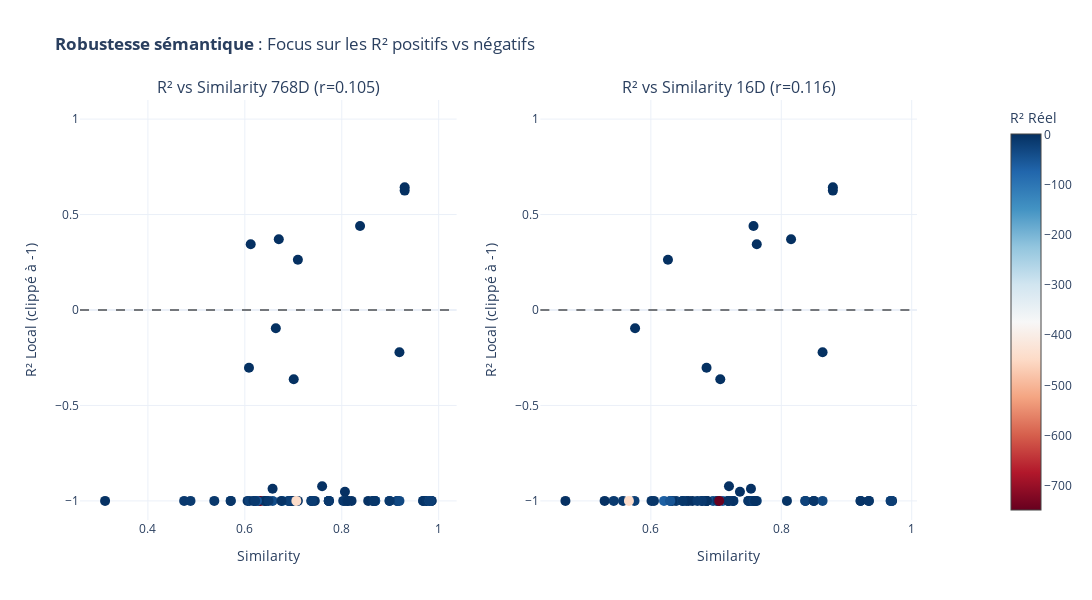

Notebook source saved alongside this figure:
### Code cell
import plotly.graph_objects as go
import plotly.subplots as sp
import numpy as np

# 1. Traitement des données pour l'affichage (Clipping)
# On limite les R² très bas à -1 pour que les points positifs (0 à 1) 
# occupent 50% de l'espace visuel au lieu d'être écrasés par un outlier à -50.
df_plot = df_lopo.copy()
min_visu = -1.0  # Seuil de visualisation pour ne pas écraser l'échelle
df_plot['R2_Visu'] = df_plot['R2_Local'].clip(lower=min_visu)

# Scatter plot: R² vs Similarité
fig = sp.make_subplots(
    rows=1, cols=2,
    subplot_titles=(
        f"R² vs Similarity 768D (r={corr_r2_sim768:.3f})",
        f"R² vs Similarity 16D (r={corr_r2_sim16:.3f})"
    )
)

# --- Subplot 1: 768D ---
fig.add_trace(
    go.Scatter(
        x=df_plot['Sim_768D'], 
        y=df_plot['R2_Visu'],
        mode='markers',
        marker=dict(
            size=10, 
            color=df_plot['R2_Local'], # Couleur basée sur la vraie valeur
            colorscale='RdBu', 
            showscale=True,
            colorbar=dict(title="R² Réel", x=1.1)
        ),
        text=df_plot['Produit'],
        # Le hover affiche la vraie valeur de R², pas la valeur clippée
        customdata=df_plot['R2_Local'],
        hovertemplate='<b>%{text}</b><br>Sim: %{x:.3f}<br>R² Réel: %{customdata:.3f}<extra></extra>',
        showlegend=False
    ),
    row=1, col=1
)

# --- Subplot 2: 16D ---
fig.add_trace(
    go.Scatter(
        x=df_plot['Sim_16D'], 
        y=df_plot['R2_Visu'],
        mode='markers',
        marker=dict(
            size=10, 
            color=df_plot['R2_Local'], 
            colorscale='RdBu'
        ),
        text=df_plot['Produit'],
        customdata=df_plot['R2_Local'],
        hovertemplate='<b>%{text}</b><br>Sim: %{x:.3f}<br>R² Réel: %{customdata:.3f}<extra></extra>',
        showlegend=False
    ),
    row=1, col=2
)

# --- Configuration des axes ---
# On force l'affichage de la zone positive
fig.update_yaxes(title_text="R² Local (clippé à -1)", range=[min_visu - 0.1, 1.1], row=1, col=1)
fig.update_yaxes(title_text="R² Local (clippé à -1)", range=[min_visu - 0.1, 1.1], row=1, col=2)

fig.update_xaxes(title_text="Similarity", row=1, col=1)
fig.update_xaxes(title_text="Similarity", row=1, col=2)

# Ajout d'une ligne horizontale à 0 pour bien séparer les succès des échecs
fig.add_hline(y=0, line_dash="dash", line_color="black", opacity=0.5)

fig.update_layout(
    height=600, width=1100, 
    template='plotly_white',
    title_text="<b>Robustesse sémantique</b> : Focus sur les R² positifs vs négatifs",
    margin=dict(r=150) # Espace pour la colorbar
)

fig.show()

### Figure 1 — Plotly figure (JSON) as saved in the notebook; plotly's stock layout.template omitted (floating-point values rounded to 4 significant figures)
{"data": [{"customdata": [-10.36, -2.37, -118.8, 0.3445, -65.67, -3.001, -41.98, -1.359, -5.216, -1.286, -16.71, -2.142, -12.08, -1.869, -0.9362, -13.67, -39.56, -42.14, -1.168, -19.56, -20.6, -18.99, -5.128, -3.681, -59.48, -61.01, -0.9524, 0.4396, -7.662, -24.06, -6.822, -2.203, -25.84, -5.407, -1.099, -2.297, -7.641, -3.312, -7.377, -32.37, -0.2209, -58.0, -17.1, -1.421, -0.09596, -5.991, -0.9236, -3.104, -3.431, -10.51, -20.18, -2.866, 0.3706, 0.6255, 0.6429, -8.937, -0.3029, -13.47, -0.3623, 0.2631, -1.06, -4.166, -8.177, -8.55, -748.1, -1.653, -51.2, -16.02, -444.4, -7.594, -2.221, -11.92, -13.29], "hovertemplate": "<b>%{text}</b><br>Sim: %{x:.3f}<br>R² Réel: %{customdata:.3f}<extra></extra>", "marker": {"color": [-10.36, -2.37, -118.8, 0.3445, -65.67, -3.001, -41.98, -1.359, -5.216, -1.286, -16.71, -2.142, -12.08, -1.869, -0.9362, -13.67, -39.56, -42.14, -1.168, -19.56, -20.6, -18.99, -5.128, -3.681, -59.48, -61.01, -0.9524, 0.4396, -7.662, -24.06, -6.822, -2.203, -25.84, -5.407, -1.099, -2.297, -7.641, -3.312, -7.377, -32.37, -0.2209, -58.0, -17.1, -1.421, -0.09596, -5.991, -0.9236, -3.104, -3.431, -10.51, -20.18, -2.866, 0.3706, 0.6255, 0.6429, -8.937, -0.3029, -13.47, -0.3623, 0.2631, -1.06, -4.166, -8.177, -8.55, -748.1, -1.653, -51.2, -16.02, -444.4, -7.594, -2.221, -11.92, -13.29], "colorbar": {"title": {"text": "R² Réel"}, "x": 1.1}, "colorscale": [[0, "rgb(103,0,31)"], [0.1, "rgb(178,24,43)"], [0.2, "rgb(214,96,77)"], [0.3, "rgb(244,165,130)"], [0.4, "rgb(253,219,199)"], [0.5, "rgb(247,247,247)"], [0.6, "rgb(209,229,240)"], [0.7, "rgb(146,197,222)"], [0.8, "rgb(67,147,195)"], [0.9, "rgb(33,102,172)"], [1, "rgb(5,48,97)"]], "showscale": true, "size": 10}, "mode": "markers", "showlegend": false, "text": ["Avoine ", "Blé tendre ", "Concentré protéique de luzerne ", "Coproduits de biscuiterie ", "Coques de soja ", "Corn gluten feed ", "Corn gluten meal ", "Drêches de blé de distillerie, amidon < 7 % ", "Drêches de blé de distillerie, amidon > 7 % ", "Farine basse de blé tendre ", "Farine de poisson (toutes) ", "Farine de viande (toutes) ", "Féverole à fleurs blanches ", "Gluten feed de blé, type 20% amidon ", "Graine de lin ", "Graine de soja extrudée ", "Graine de tournesol ", "Lupin générique ", "Luzerne déshydratée, générique ", "Maïs ", "Manioc, amidon 70-74 % ", "Orge ", "Pois ", "Pois chiche, type Kabuli ", "Pulpe d'agrumes déshydratée ", "Pulpe de betterave déshydratée ", "Radicelles d'orge de brasserie déshydratées ", "Remoulage de blé tendre (tous) ", "Seigle ", "Son de blé tendre ", "Sorgho ", "Tourteau d'arachide, huile < 5 %, cellulose brute > 9 % ", "Tourteau de colza, huile < 5 % ", "Tourteau de colza, huile 5-20 % ", "Tourteau de coprah, huile 5-20% ", "Tourteau de germes de maïs, huile < 5 % ", "Tourteau de germes de maïs, huile 5-20 % ", "Tourteau de lin, huile > 5 % ", "Tourteau de palmiste, huile 5-20% ", "Tourteau de soja, huile < 5 %, 48 % protéine + huile ", "Tourteau de soja, huile < 5 %, 50 % protéine + huile ", "Tourteau de tournesol, huile < 5 %, décortiqué ", "Tourteau de tournesol, huile < 5 %, non décortiqué ", "Triticale ", "Riz", "Drêches de maïs de distillerie avec solubles, déshydratées, huile < 6 %, protéines < 30 %", "Drêches de maïs de distillerie avec solubles, déshydratées, huile > 6 %", "Farine fourragère de maïs", "Germes de maïs", "Son de maïs", "Coques de sarrasin", "Drêches d'orge de brasserie déshydratées", "Farine basse de riz", "Son de riz, huile < 5 %", "Son de riz, huile > 5 %", "Graine de colza", "Graine de coton", "Grignon d'olive", "Tourteau de coton, huile < 5 %", "Tourteau de coton, huile 5-20 %", "Tourteau de tournesol, huile > 5 %", "Amidon de maïs", "Marc ou pulpe de raisin déshydraté", "Mélasse de canne ou de betterave", "Vinasse de levurerie", "Concentré protéique de soja", "Farine de gousse de caroube", "Levure de brasserie déshydratée", "Paille de blé", "Lactosérum écrèmé déshydraté (doux ou acide)", "Lactosérum réengraissé", "Poudre de lait entier", "Farine de plumes"], "type": "scatter", "x": [0.537, 0.7444, 0.6777, 0.6121, 0.7733, 0.869, 0.869, 0.9853, 0.9853, 0.9143, 0.6213, 0.3117, 0.4748, 0.8202, 0.6573, 0.7733, 0.6573, 0.5707, 0.6057, 0.7387, 0.6094, 0.696, 0.6179, 0.6989, 0.6432, 0.8986, 0.8066, 0.8378, 0.6919, 0.9143, 0.571, 0.8546, 0.968, 0.968, 0.8648, 0.9751, 0.9751, 0.8674, 0.8648, 0.9191, 0.9191, 0.9812, 0.9812, 0.6919, 0.664, 0.7371, 0.7595, 0.7732, 0.6289, 0.7732, 0.6896, 0.8066, 0.6701, 0.9299, 0.9299, 0.8031, 0.6086, 0.4879, 0.7009, 0.7095, 0.7095, 0.6755, 0.6432, 0.8986, 0.6328, 0.6405, 0.6251, 0.7377, 0.7063, 0.8123, 0.8123, 0.6488, 0.6213], "xaxis": "x", "y": [-1.0, -1.0, -1.0, 0.3445, -1.0, -1.0, -1.0, -1.0, -1.0, -1.0, -1.0, -1.0, -1.0, -1.0, -0.9362, -1.0, -1.0, -1.0, -1.0, -1.0, -1.0, -1.0, -1.0, -1.0, -1.0, -1.0, -0.9524, 0.4396, -1.0, -1.0, -1.0, -1.0, -1.0, -1.0, -1.0, -1.0, -1.0, -1.0, -1.0, -1.0, -0.2209, -1.0, -1.0, -1.0, -0.09596, -1.0, -0.9236, -1.0, -1.0, -1.0, -1.0, -1.0, 0.3706, 0.6255, 0.6429, -1.0, -0.3029, -1.0, -0.3623, 0.2631, -1.0, -1.0, -1.0, -1.0, -1.0, -1.0, -1.0, -1.0, -1.0, -1.0, -1.0, -1.0, -1.0], "yaxis": "y"}, {"customdata": [-10.36, -2.37, -118.8, 0.3445, -65.67, -3.001, -41.98, -1.359, -5.216, -1.286, -16.71, -2.142, -12.08, -1.869, -0.9362, -13.67, -39.56, -42.14, -1.168, -19.56, -20.6, -18.99, -5.128, -3.681, -59.48, -61.01, -0.9524, 0.4396, -7.662, -24.06, -6.822, -2.203, -25.84, -5.407, -1.099, -2.297, -7.641, -3.312, -7.377, -32.37, -0.2209, -58.0, -17.1, -1.421, -0.09596, -5.991, -0.9236, -3.104, -3.431, -10.51, -20.18, -2.866, 0.3706, 0.6255, 0.6429, -8.937, -0.3029, -13.47, -0.3623, 0.2631, -1.06, -4.166, -8.177, -8.55, -748.1, -1.653, -51.2, -16.02, -444.4, -7.594, -2.221, -11.92, -13.29], "hovertemplate": "<b>%{text}</b><br>Sim: %{x:.3f}<br>R² Réel: %{customdata:.3f}<extra></extra>", "marker": {"color": [-10.36, -2.37, -118.8, 0.3445, -65.67, -3.001, -41.98, -1.359, -5.216, -1.286, -16.71, -2.142, -12.08, -1.869, -0.9362, -13.67, -39.56, -42.14, -1.168, -19.56, -20.6, -18.99, -5.128, -3.681, -59.48, -61.01, -0.9524, 0.4396, -7.662, -24.06, -6.822, -2.203, -25.84, -5.407, -1.099, -2.297, -7.641, -3.312, -7.377, -32.37, -0.2209, -58.0, -17.1, -1.421, -0.09596, -5.991, -0.9236, -3.104, -3.431, -10.51, -20.18, -2.866, 0.3706, 0.6255, 0.6429, -8.937, -0.3029, -13.47, -0.3623, 0.2631, -1.06, -4.166, -8.177, -8.55, -748.1, -1.653, -51.2, -16.02, -444.4, -7.594, -2.221, -11.92, -13.29], "colorscale": [[0, "rgb(103,0,31)"], [0.1, "rgb(178,24,43)"], [0.2, "rgb(214,96,77)"], [0.3, "rgb(244,165,130)"], [0.4, "rgb(253,219,199)"], [0.5, "rgb(247,247,247)"], [0.6, "rgb(209,229,240)"], [0.7, "rgb(146,197,222)"], [0.8, "rgb(67,147,195)"], [0.9, "rgb(33,102,172)"], [1, "rgb(5,48,97)"]], "size": 10}, "mode": "markers", "showlegend": false, "text": ["Avoine ", "Blé tendre ", "Concentré protéique de luzerne ", "Coproduits de biscuiterie ", "Coques de soja ", "Corn gluten feed ", "Corn gluten meal ", "Drêches de blé de distillerie, amidon < 7 % ", "Drêches de blé de distillerie, amidon > 7 % ", "Farine basse de blé tendre ", "Farine de poisson (toutes) ", "Farine de viande (toutes) ", "Féverole à fleurs blanches ", "Gluten feed de blé, type 20% amidon ", "Graine de lin ", "Graine de soja extrudée ", "Graine de tournesol ", "Lupin générique ", "Luzerne déshydratée, générique ", "Maïs ", "Manioc, amidon 70-74 % ", "Orge ", "Pois ", "Pois chiche, type Kabuli ", "Pulpe d'agrumes déshydratée ", "Pulpe de betterave déshydratée ", "Radicelles d'orge de brasserie déshydratées ", "Remoulage de blé tendre (tous) ", "Seigle ", "Son de blé tendre ", "Sorgho ", "Tourteau d'arachide, huile < 5 %, cellulose brute > 9 % ", "Tourteau de colza, huile < 5 % ", "Tourteau de colza, huile 5-20 % ", "Tourteau de coprah, huile 5-20% ", "Tourteau de germes de maïs, huile < 5 % ", "Tourteau de germes de maïs, huile 5-20 % ", "Tourteau de lin, huile > 5 % ", "Tourteau de palmiste, huile 5-20% ", "Tourteau de soja, huile < 5 %, 48 % protéine + huile ", "Tourteau de soja, huile < 5 %, 50 % protéine + huile ", "Tourteau de tournesol, huile < 5 %, décortiqué ", "Tourteau de tournesol, huile < 5 %, non décortiqué ", "Triticale ", "Riz", "Drêches de maïs de distillerie avec solubles, déshydratées, huile < 6 %, protéines < 30 %", "Drêches de maïs de distillerie avec solubles, déshydratées, huile > 6 %", "Farine fourragère de maïs", "Germes de maïs", "Son de maïs", "Coques de sarrasin", "Drêches d'orge de brasserie déshydratées", "Farine basse de riz", "Son de riz, huile < 5 %", "Son de riz, huile > 5 %", "Graine de colza", "Graine de coton", "Grignon d'olive", "Tourteau de coton, huile < 5 %", "Tourteau de coton, huile 5-20 %", "Tourteau de tournesol, huile > 5 %", "Amidon de maïs", "Marc ou pulpe de raisin déshydraté", "Mélasse de canne ou de betterave", "Vinasse de levurerie", "Concentré protéique de soja", "Farine de gousse de caroube", "Levure de brasserie déshydratée", "Paille de blé", "Lactosérum écrèmé déshydraté (doux ou acide)", "Lactosérum réengraissé", "Poudre de lait entier", "Farine de plumes"], "type": "scatter", "x": [0.5573, 0.6787, 0.726, 0.7624, 0.6202, 0.6853, 0.6954, 0.9697, 0.9697, 0.8369, 0.7624, 0.7022, 0.654, 0.6853, 0.7535, 0.6387, 0.7267, 0.7031, 0.469, 0.6854, 0.7495, 0.5749, 0.601, 0.726, 0.7101, 0.6487, 0.7366, 0.7574, 0.6048, 0.8369, 0.7495, 0.7198, 0.9216, 0.9216, 0.8499, 0.9342, 0.9342, 0.8087, 0.8499, 0.8633, 0.8633, 0.9678, 0.9678, 0.5291, 0.5758, 0.7026, 0.7198, 0.6329, 0.6578, 0.7184, 0.6303, 0.7574, 0.815, 0.8791, 0.8791, 0.7563, 0.6854, 0.543, 0.7065, 0.6262, 0.6636, 0.7184, 0.7535, 0.6487, 0.7049, 0.686, 0.6296, 0.7574, 0.5663, 0.7601, 0.7601, 0.6783, 0.6713], "xaxis": "x2", "y": [-1.0, -1.0, -1.0, 0.3445, -1.0, -1.0, -1.0, -1.0, -1.0, -1.0, -1.0, -1.0, -1.0, -1.0, -0.9362, -1.0, -1.0, -1.0, -1.0, -1.0, -1.0, -1.0, -1.0, -1.0, -1.0, -1.0, -0.9524, 0.4396, -1.0, -1.0, -1.0, -1.0, -1.0, -1.0, -1.0, -1.0, -1.0, -1.0, -1.0, -1.0, -0.2209, -1.0, -1.0, -1.0, -0.09596, -1.0, -0.9236, -1.0, -1.0, -1.0, -1.0, -1.0, 0.3706, 0.6255, 0.6429, -1.0, -0.3029, -1.0, -0.3623, 0.2631, -1.0, -1.0, -1.0, -1.0, -1.0, -1.0, -1.0, -1.0, -1.0, -1.0, -1.0, -1.0, -1.0], "yaxis": "y2"}], "layout": {"annotations": [{"font": {"size": 16}, "showarrow": false, "text": "R² vs Similarity 768D (r=0.105)", "x": 0.225, "xanchor": "center", "xref": "paper", "y": 1, "yanchor": "bottom", "yref": "paper"}, {"font": {"size": 16}, "showarrow": false, "text": "R² vs Similarity 16D (r=0.116)", "x": 0.775, "xanchor": "center", "xref": "paper", "y": 1, "yanchor": "bottom", "yref": "paper"}], "height": 600, "margin": {"r": 150}, "shapes": [{"line": {"color": "black", "dash": "dash"}, "opacity": 0.5, "type": "line", "x0": 0, "x1": 1, "xref": "x domain", "y0": 0, "y1": 0, "yref": "y"}, {"line": {"color": "black", "dash": "dash"}, "opacity": 0.5, "type": "line", "x0": 0, "x1": 1, "xref": "x2 domain", "y0": 0, "y1": 0, "yref": "y2"}], "title": {"text": "<b>Robustesse sémantique</b> : Focus sur les R² positifs vs négatifs"}, "width": 1100, "xaxis": {"anchor": "y", "domain": [0, 0.45], "title": {"text": "Similarity"}}, "xaxis2": {"anchor": "y2", "domain": [0.55, 1], "title": {"text": "Similarity"}}, "yaxis": {"anchor": "x", "domain": [0, 1], "range": [-1.1, 1.1], "title": {"text": "R² Local (clippé à -1)"}}, "yaxis2": {"anchor": "x2", "domain": [0, 1], "range": [-1.1, 1.1], "title": {"text": "R² Local (clippé à -1)"}}}}
